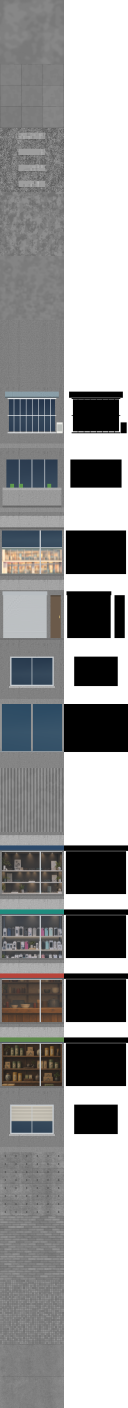
#> input picture RailwayGameApp/Resources/Map3D/Map3DSurfaces.png, 512 x 5632 px (shown at 1/4 size)
$ python layers.py ../../RailwayGameApp/Resources/Map3D/Map3DSurfaces.png
#> lines starting #> are read from the running program, lines starting #| are printed output that depends on the picture; after the words box and inside, x2 and y2 are one past the last pixel; in counts of white or black regions, pixels touching at a corner belong together
"""Decision 355: the road markings' two layers of Map3DSurfaces.png.

Draws `crosswalk` and `laneArrows` (Map3DSurface 22 and 23) and writes them
in at their place, replacing them when they are already there; the other
layers stay as they are. Each layer is 256 x 256, its colour on the left
and its tint mask on the right (white tints with the vertex's colour, the
road's; black keeps the paint's own white).

    python3 -I tools/map3d-road-markings/layers.py RailwayGameApp/Resources/Map3D/Map3DSurfaces.png

Shapes after this repository's 3D city view (MIT, decision 152):
`Web/CityView/tools/pipeline/markings.mjs` (zebra bars 0.45 m at a 0.9 m
pitch; decision 447 lays a repeat on 0.8 m, bars 0.4 m and 0.4 m apart) and `Web/CityView/src/world/props.js` `decalTexture` (arrows on a
1.7 x 5 m cell, the far end up). Needs Pillow and NumPy.
"""
import sys

import numpy as np
from PIL import Image, ImageDraw

SIDE = 256
FIRST = 22  # Map3DSurface.crosswalk's raw value
PAINT = (238, 238, 232)
ASPHALT = 128  # mid grey: tints to the road's own colour


def worn(mask, seed):
    """Paint a little uneven, a few specks worn through."""
    rng = np.random.default_rng(seed)
    shade = rng.normal(0, 3, (SIDE, SIDE))
    specks = rng.random((SIDE, SIDE)) < 0.006
    paint = mask & ~specks
    colour = np.empty((SIDE, SIDE, 3))
    for channel in range(3):
        colour[..., channel] = np.where(paint, PAINT[channel] + shade, ASPHALT + shade * 0.5)
    tint = np.where(paint, 0, 255)
    return np.clip(colour, 0, 255).astype(np.uint8), np.repeat(tint[..., None], 3, axis=2).astype(np.uint8)


def crosswalk():
    # u across the road, one repeat a bar and its gap (0.8 m, decision 447);
    # v along it.
    u = (np.arange(SIDE) + 0.5) / SIDE
    bar = (u >= 0.25) & (u < 0.75)
    return worn(np.tile(bar, (SIDE, 1)), 355)


def arrows():
    # Two cells of 1.7 x 5 m side by side, the far end (the way traffic
    # goes) at the top: a through arrow, and a through-and-left one (on
    # the left as the driver sees it). Drawn four times over, then shrunk.
    scale = 4
    image = Image.new("L", (SIDE * scale, SIDE * scale), 0)
    draw = ImageDraw.Draw(image)
    cell_w, cell_h = SIDE * scale / 2, SIDE * scale

    def at(cell, x, y):
        return (cell * cell_w + x / 1.7 * cell_w, y / 5 * cell_h)

    def shaft(cell, x, top, bottom, width=0.17):
        draw.polygon([at(cell, x - width / 2, top), at(cell, x + width / 2, top), at(cell, x + width / 2, bottom),
                      at(cell, x - width / 2, bottom)], fill=255)

    def head(cell, tip, way, length, half):
        (tx, ty), (dx, dy) = tip, way
        draw.polygon([at(cell, tx, ty), at(cell, tx - dx * length - dy * half, ty - dy * length + dx * half),
                      at(cell, tx - dx * length + dy * half, ty - dy * length - dx * half)], fill=255)

    # Through.
    shaft(0, 0.85, 1.7, 4.9)
    head(0, (0.85, 0.1), (0, -1), 1.7, 0.33)
    # Through and left: the shaft right of the middle, a branch bending left.
    x = 1.15
    shaft(1, x, 1.7, 4.9)
    head(1, (x, 0.1), (0, -1), 1.7, 0.33)
    # The branch leaves the shaft at 3.6 m and runs up and to the left to
    # its head.
    ax, ay, bx, by = x, 3.6, x - 0.45, 3.1
    length = np.hypot(bx - ax, by - ay)
    nx, ny = -(by - ay) / length * 0.085, (bx - ax) / length * 0.085
    draw.polygon([at(1, ax + nx, ay + ny), at(1, bx + nx, by + ny), at(1, bx - nx, by - ny), at(1, ax - nx, ay - ny)], fill=255)
    head(1, (x - 0.95, 2.55), (-0.7, -0.71), 0.75, 0.28)
    mask = np.array(image.resize((SIDE, SIDE), Image.LANCZOS)) > 127
    return worn(mask, 356)


def main(path):
    sheet = np.array(Image.open(path).convert("RGB"))
#> sheet is the input picture: shape (5632, 512, 3); mean R, G, B 151.8, 152.2, 152.4
    layers = [crosswalk(), arrows()]
#> in arrows, `image = Image.new("L", (SIDE * scale, SIDE * scale), 0)`: image: PIL image 1024x1024 L; every value is 0
#> in arrows, `mask = np.array(image.resize((SIDE, SIDE), Image.LANCZOS)) > 127`:
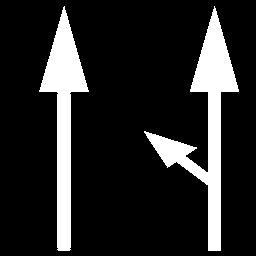
#> mask: shape (256, 256) bool; 15% white; 2 white regions, box (x1, y1, x2, y2) and area: (144, 6, 239, 251) 5413, (39, 6, 89, 251) 4401
#> call 2 of worn, with seed = 356
#> in worn (call 2), `paint = mask & ~specks`: paint: shape (256, 256) bool; 14.9% white; 2 white regions, box (x1, y1, x2, y2) and area: (144, 6, 239, 251) 5370, (39, 6, 89, 251) 4377
#> after the loop in worn (call 2), `for channel in range(3):`:
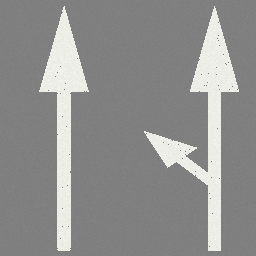
#> colour: shape (256, 256, 3) float64; mean of channels 0, 1, 2 144.4, 144.4, 143.5; drawn as R, G, B
    rows = (FIRST + len(layers)) * SIDE
#> rows = 6144
    if sheet.shape[0] < rows:
        sheet = np.concatenate([sheet, np.zeros((rows - sheet.shape[0], 2 * SIDE, 3), np.uint8)])
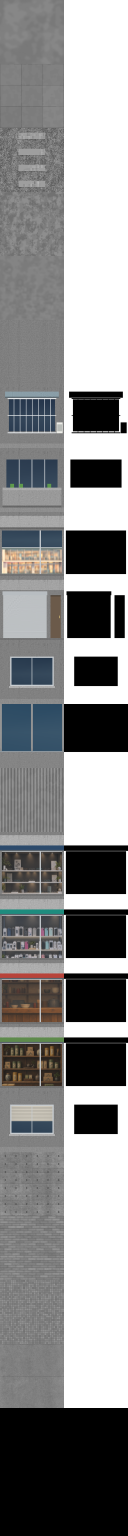
#> sheet: shape (6144, 512, 3) (shown at 1/4 size); mean R, G, B 139.1, 139.5, 139.7
    for index, (colour, mask) in enumerate(layers):
        top = (FIRST + index) * SIDE
        sheet[top:top + SIDE, :SIDE] = colour
        sheet[top:top + SIDE, SIDE:] = mask
#> this loop made 2 passes
#> top on passes 1 to 2: 5632, 5888
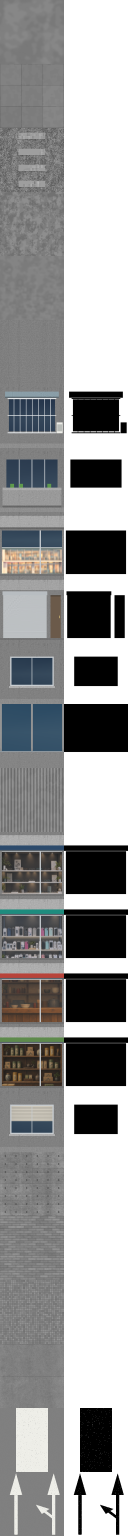
#> sheet: shape (6144, 512, 3) (shown at 1/4 size); 6.99% of pixels changed, all inside (x1, y1, x2, y2) = (0, 5632, 512, 6144)
    Image.fromarray(sheet, "RGB").save(path, optimize=True)


if __name__ == "__main__":
    main(sys.argv[1])
